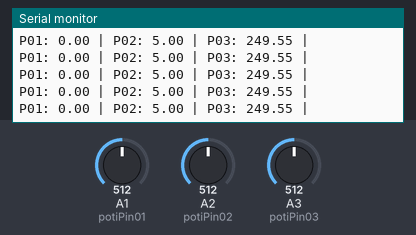
A program run on a simulated Arduino Nano, built with avr-gcc and run on an emulated ATmega328P. On the bench: the last lines printed to the serial monitor. Inputs (shaded band) come from the test bench; at power-on: A1 (potiPin01) = 512, A2 (potiPin02) = 512, A3 (potiPin03) = 512.

Above: at 1.2 s.
1.3 s: A1 (potiPin01) set to 716
At 1.57 s:
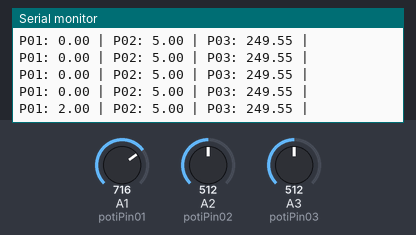
2.8 s: A2 (potiPin02) set to 716
At 2.97 s:
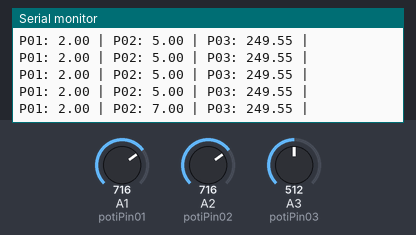
4.3 s: A3 (potiPin03) set to 716
At 4.38 s:
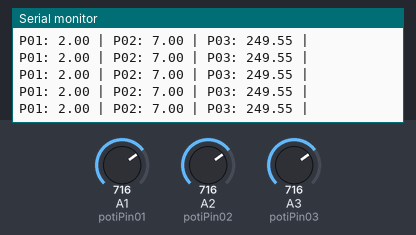
5.8 s: A1 (potiPin01) set to 900
At 5.99 s:
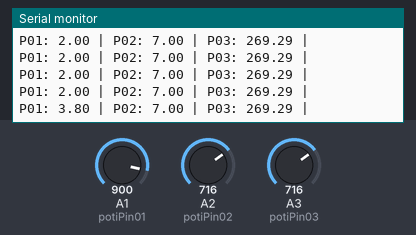
7.3 s: A2 (potiPin02) set to 900
At 7.4 s:
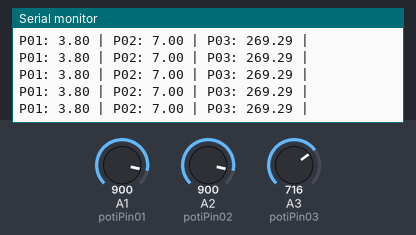
10.3 s: A3 (potiPin03) set to 122
At 10.42 s:
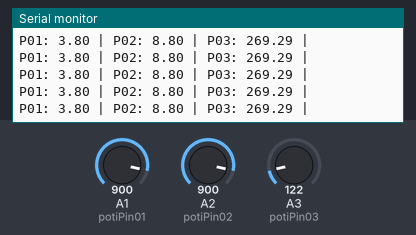
Timing chart, 0 to 13.3 s (numbered marks = the images above; inputs shaded):
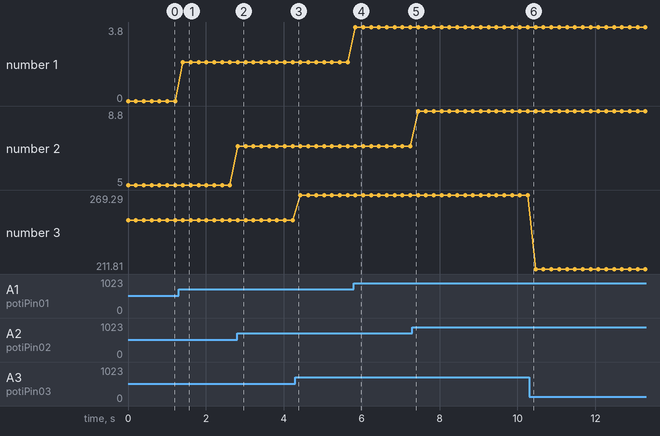

The program:

main.cpp
```cpp
#include <Arduino.h>

#include <potiN.h>

#include <AccelStepper.h>

#include <string.h>
#include <math.h>

#include <LiquidCrystal.h>
#include <Wire.h> // für LiquidCrystal


// poti pin zum lesen setzen
const int potiPin01 = A1;
const int potiPin02 = A2;
const int potiPin03 = A3;

potiN p01(potiPin01, -5, 5);
potiN p02(potiPin02, 0, 10);
potiN p03(potiPin03, 200, 299);

// pin stepper setzen
#define STEPPER_01_ST 3
#define STEPPER_01_DIR 4
AccelStepper mStepper01(AccelStepper::DRIVER, STEPPER_01_ST, STEPPER_01_DIR);

// -------------------------------------------------------- //

void setup()
{
  // Seriellen Monitor starten
  Serial.begin(9600);
}


// the loop function runs over and over again forever
void loop()
{
  Serial.println("P01: " + String(p01.get()) + " | P02: " + String(p02.get()) + " | P03: " + String(p03.get()) + " | ");
  delay(200);
}
```

Measured:
- after the input at 1.3 s, the serial monitor: prints a new line after 0.11 s (image 1)
- after the input at 2.8 s, the serial monitor: prints a new line at once (image 2)
- after the input at 5.8 s, the serial monitor: prints a new line at once (image 4)
- plotted number 1: 2 → 3.8 after the input at 5.8 s
- plotted number 2: 5 → 7 after the input at 2.8 s, 7 → 8.8 after the input at 7.3 s
- plotted number 3: 249.55 → 269.29 after the input at 4.3 s, 269.29 → 211.81 after the input at 10.3 s
